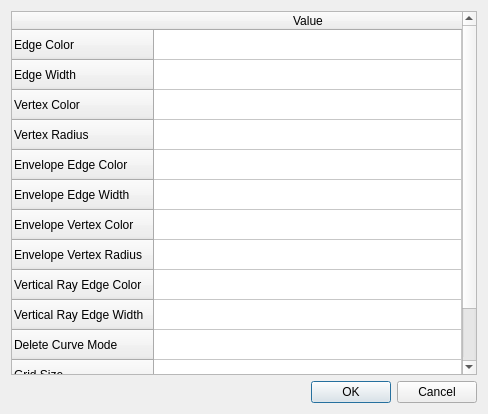
<?xml version="1.0" encoding="UTF-8"?>
<ui version="4.0">
 <class>ArrangementDemoPropertiesDialog</class>
 <widget class="QDialog" name="ArrangementDemoPropertiesDialog">
  <property name="geometry">
   <rect>
    <x>0</x>
    <y>0</y>
    <width>488</width>
    <height>414</height>
   </rect>
  </property>
  <property name="windowTitle">
   <string>Dialog</string>
  </property>
  <property name="windowIcon">
   <iconset resource="../rc/ArrangementDemoWindow.qrc">
    <normaloff>:/options.png</normaloff>:/options.png</iconset>
  </property>
  <layout class="QGridLayout" name="gridLayout">
   <item row="0" column="0">
    <widget class="QTableWidget" name="tableWidget">
     <property name="sizePolicy">
      <sizepolicy hsizetype="Expanding" vsizetype="Expanding">
       <horstretch>0</horstretch>
       <verstretch>0</verstretch>
      </sizepolicy>
     </property>
     <attribute name="horizontalHeaderStretchLastSection">
      <bool>true</bool>
     </attribute>
     <attribute name="verticalHeaderStretchLastSection">
      <bool>false</bool>
     </attribute>
     <row>
      <property name="text">
       <string>Edge Color</string>
      </property>
     </row>
     <row>
      <property name="text">
       <string>Edge Width</string>
      </property>
     </row>
     <row>
      <property name="text">
       <string>Vertex Color</string>
      </property>
     </row>
     <row>
      <property name="text">
       <string>Vertex Radius</string>
      </property>
     </row>
     <row>
      <property name="text">
       <string>Envelope Edge Color</string>
      </property>
     </row>
     <row>
      <property name="text">
       <string>Envelope Edge Width</string>
      </property>
     </row>
     <row>
      <property name="text">
       <string>Envelope Vertex Color</string>
      </property>
     </row>
     <row>
      <property name="text">
       <string>Envelope Vertex Radius</string>
      </property>
     </row>
     <row>
      <property name="text">
       <string>Vertical Ray Edge Color</string>
      </property>
     </row>
     <row>
      <property name="text">
       <string>Vertical Ray Edge Width</string>
      </property>
     </row>
     <row>
      <property name="text">
       <string>Delete Curve Mode</string>
      </property>
     </row>
     <row>
      <property name="text">
       <string>Grid Size</string>
      </property>
     </row>
     <row>
      <property name="text">
       <string>Grid Color</string>
      </property>
     </row>
     <column>
      <property name="text">
       <string>Value</string>
      </property>
     </column>
    </widget>
   </item>
   <item row="1" column="0">
    <widget class="QDialogButtonBox" name="buttonBox">
     <property name="orientation">
      <enum>Qt::Horizontal</enum>
     </property>
     <property name="standardButtons">
      <set>QDialogButtonBox::Cancel|QDialogButtonBox::Ok</set>
     </property>
    </widget>
   </item>
  </layout>
 </widget>
 <resources>
  <include location="../rc/ArrangementDemoWindow.qrc"/>
 </resources>
 <connections>
  <connection>
   <sender>buttonBox</sender>
   <signal>accepted()</signal>
   <receiver>ArrangementDemoPropertiesDialog</receiver>
   <slot>accept()</slot>
   <hints>
    <hint type="sourcelabel">
     <x>248</x>
     <y>254</y>
    </hint>
    <hint type="destinationlabel">
     <x>157</x>
     <y>274</y>
    </hint>
   </hints>
  </connection>
  <connection>
   <sender>buttonBox</sender>
   <signal>rejected()</signal>
   <receiver>ArrangementDemoPropertiesDialog</receiver>
   <slot>reject()</slot>
   <hints>
    <hint type="sourcelabel">
     <x>316</x>
     <y>260</y>
    </hint>
    <hint type="destinationlabel">
     <x>286</x>
     <y>274</y>
    </hint>
   </hints>
  </connection>
 </connections>
</ui>
